Frame 1 (no input): blank canvas, image omitted
Frame 60 (no input): blank canvas, image omitted
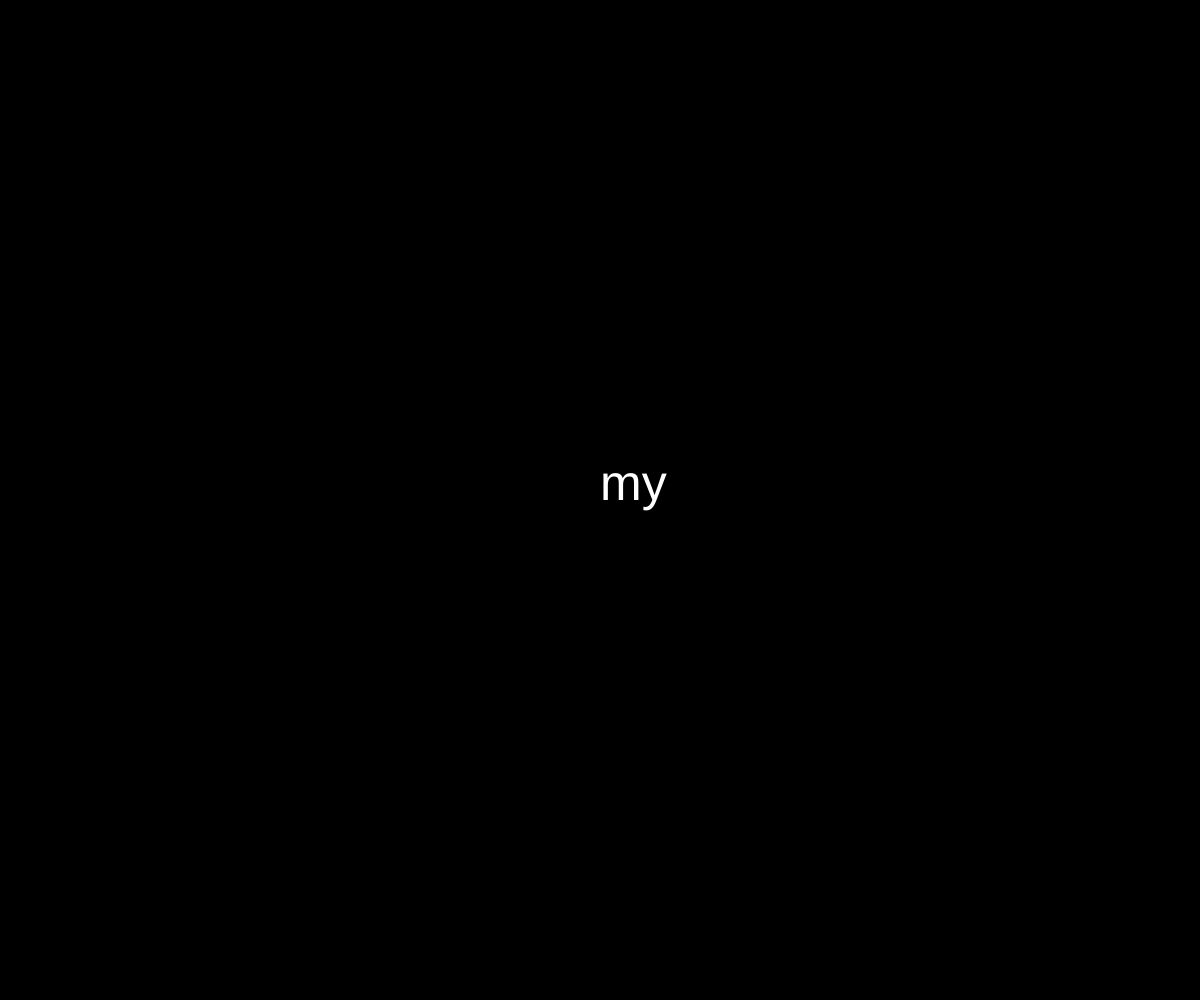
Frame 120 (the mouse pressed at the canvas centre since frame 60)

The p5.js sketch whose frames 1 and 60 were blank and that drew this single picture after the mouse press (run headless with seeded random() and noise() and a simulated clock; from frame 60 on, the mouse is pressed at the canvas centre):

// p5.js sketch
// ── sketch.js
var words = ["hi", "my", "names", "laura"];
var num = 50;
var index = 0;


function setup() {
  createCanvas(windowWidth, windowHeight);

}

function draw() {
  background(0);
  fill(255);
  textSize(50);
  text(words[index], width / 2, height / 2);

}

function mousePressed() {
  index = index + 1;

  if (index == words.length) {
    index =0
  }
}
